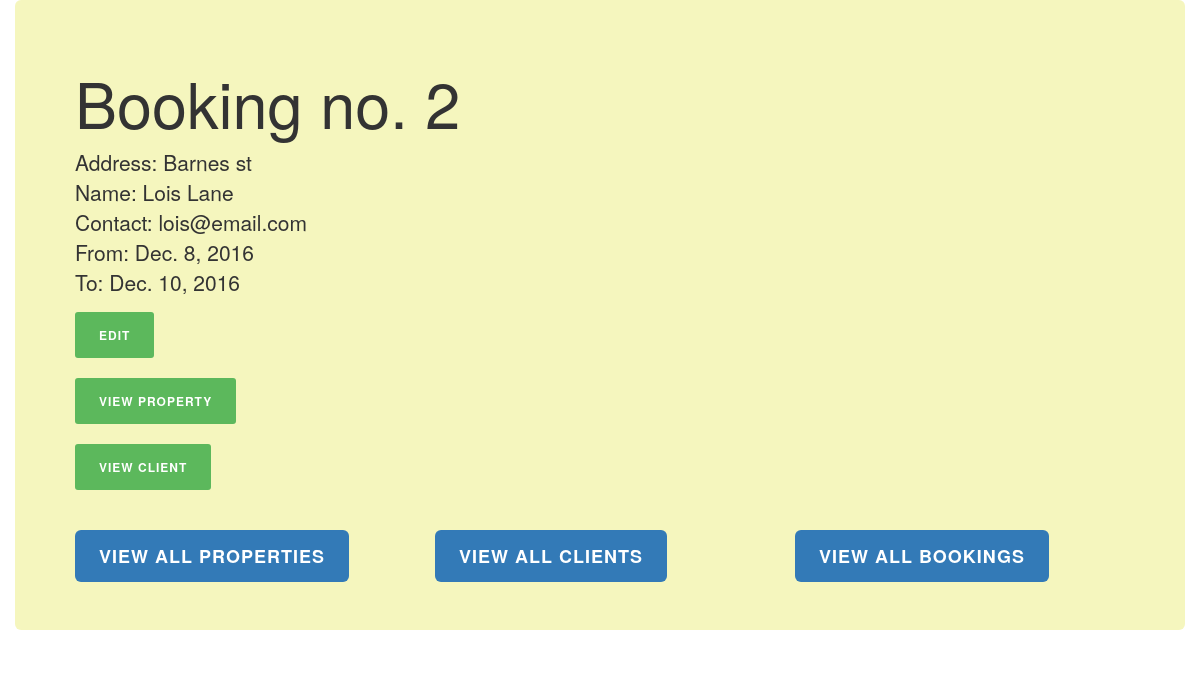
The page /ptb/bookings/2/ on the database its author committed.
### ptb/models.py (models this page shows, shortened)
class Booking(models.Model):
    prop = models.ForeignKey(Property, on_delete=models.CASCADE)
    first_name = models.CharField(max_length=50)
    last_name = models.CharField(max_length=50)
    email = models.EmailField(blank=False)
    date_from = models.DateField(blank=False)
    date_until = models.DateField(blank=False)

class Property(models.Model):
    owner = models.ForeignKey(Client, on_delete=models.CASCADE)
    address = models.CharField(max_length=200)
    pet_friendly = models.BooleanField(blank=False)
    bathrooms = models.PositiveIntegerField(blank=False)
    bedrooms = models.PositiveIntegerField(blank=False)
    def __str__(self):
        return self.address

### ptb/views.py (the view)
# urls.py: url(r'^bookings/(?P<num>[0-9]+)/$', views.booking_info, name='booking_info'),
def booking_info(request, num):
    booking = Booking.objects.get(id=num)
    return render(request, 'ptb/booking.html', { 'booking': booking})

### ptb/templates/ptb/booking.html (shortened to what this page needs)
{% extends "./base.html" %}
{% block content %}
<h1> Booking no. {{ booking.id }}</h1>
<p>
  Address: {{ booking.prop }} <br>
  Name: {{ booking.first_name }}
  {{ booking.last_name }} <br>
  Contact: {{ booking.email }} <br>
  From: {{ booking.date_from }} <br>
  To: {{ booking.date_until }} <br>
</p>
<form action="{% url 'ptb:booking_edit' booking.id %}" method="post"> {% csrf_token %}
  <button type="submit" class="btn btn-success btn-sm"/>
  Edit </button>
</form> <br>
<form action="{% url 'ptb:property_info' booking.prop.id %}" method="get"> {% csrf_token %}
  <button type="submit" class="btn btn-success btn-sm"/>
  View Property </button>
</form> <br>
<form action="{% url 'ptb:client_info' booking.prop.owner.id %}" method="get"> {% csrf_token %}
  <button type="submit" class="btn btn-success btn-sm"/>
  View Client </button>
</form>
{% endblock %}

### ptb/static/ptb/style.css (style rules this page uses)
.btn { padding: 14px 24px; border: 0 none; font-weight: 700; letter-spacing: 1px; text-transform: uppercase; }

### rows shown on the page
Booking: id "2", prop "Barnes st", first_name "Lois", last_name "Lane", email "lois@email.com", date_from "Dec. 8, 2016", date_until "Dec. 10, 2016"
